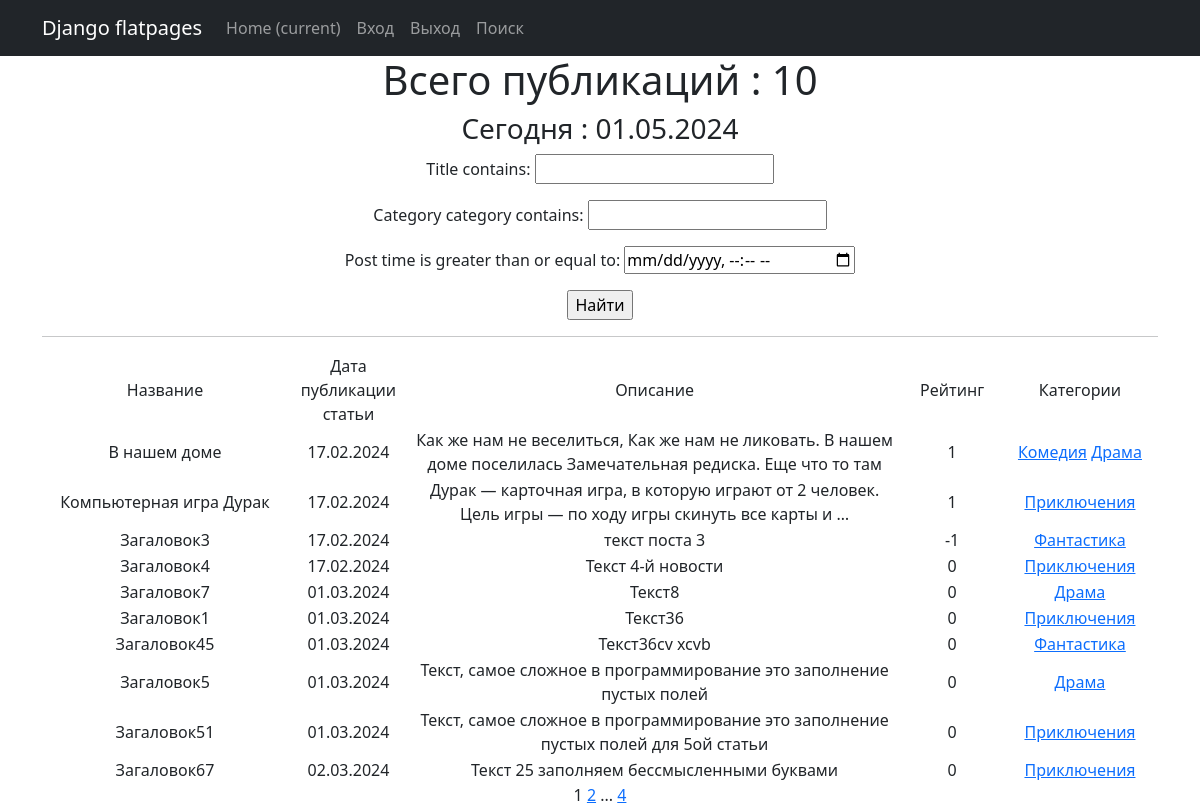
The app's page /news/search/ with its own data.
### news/models.py (models this page shows, shortened)
class Post(models.Model):  # Посты с связями один ко многим с авторами и многие с многим с жанрами
    art = 'AT'
    news = 'NS'
    POSITION = [
        (art, 'Статья'),
        (news, 'Новость'),
    ]
    author = models.ForeignKey(Author, on_delete=models.CASCADE, related_name='posts')
    post_type = models.CharField(max_length=2, choices=POSITION, default=art)
    post_time = models.DateTimeField(auto_now_add=True)
    category = models.ManyToManyField(Category, through='PostCategory')
    title = models.CharField(max_length=255, default='Загаловок')
    text = models.TextField(default='Текст')
    rating = models.IntegerField(default=0)

class Category(models.Model):  # Жанры
    category = models.CharField(max_length=255, unique=True)
    subscribers = models.ManyToManyField(User, related_name='categories', through='Subscriber')
    def __str__(self):
        return f'{self.category}'

### news/views.py (the view)
# urls.py: path('news/search/', MyViev.as_view(), name='post_list_fil'),
class MyViev(ListView):
    model = Post
    template_name = 'post_search.html'
    context_object_name = 'posts'
    paginate_by = 10
    def get_queryset(self):
        queryset = super().get_queryset()
        self.filterset = PostFilter(self.request.GET, queryset)
        return self.filterset.qs
    def get_context_data(self, **kwargs):
        context = super().get_context_data(**kwargs)
        context['time_now'] = datetime.utcnow()
        context['filterset'] = self.filterset
        return context

### news/templatetags/custom_tags.py (called while the page is built)
@register.simple_tag(takes_context=True)
def url_replace(context, **kwargs):
    d = context['request'].GET.copy()
    for k, v in kwargs.items():
        d[k] = v
    return d.urlencode()

### templates/post_search.html (shortened to what this page needs)
{% extends 'flatpages/default.html' %}
{% load custom_filters %}
{% load custom_tags %}
{% block content %}
   <h1>Всего публикаций : {{posts|length}}</h1>
   <h3>Сегодня : {{ time_now|date:'d.m.Y' }} </h3>
   <form action="" method="get">
       {{ filterset.form.as_p }}
       <input type="submit" value="Найти" />
   </form>
   <hr>
       {% if posts %}
       <table>
           <tr>
               <td width="400">Название</td>
               <td width="150">Дата публикации статьи</td>
               <td width="900">Описание</td>
               <td width="150">Рейтинг</td>
               <td width="200">Категории</td>
           </tr>
           {% for post in posts %}
           <tr>
               <td>{{ post.title }}</td>
               <td>{{ post.post_time|date:'d.m.Y' }}</td>
               <td>{{ post.text|truncatewords:20 }}</td>
               <td>{{ post.rating }}</td>
               <td>
                   {% for category in post.category.all %}
                          <a href="{% url 'category_list' category.id %}">{{ category }}</a>
                   {% endfor %}
               </td>
               <td>
                </td>
           </tr>
           {% endfor %}
        </table>
       {% else %}
       <h2>Новостей нет!</h2>
       {% endif %}
   {{ page_obj.number }}
   {% if page_obj.has_next %}
       <a href="?{% url_replace page=page_obj.next_page_number %}">{{ page_obj.next_page_number }}</a>
       {% if paginator.num_pages != page_obj.next_page_number %}
           ...
           <a href="?{% url_replace page=page_obj.paginator.num_pages %}">{{ page_obj.paginator.num_pages }}</a>
       {% endif %}
   {% endif %}
{% endblock content %}

### records on screen
Post: title "В нашем доме", post_time "17.02.2024", text "Как же нам не веселиться, Как же нам не ликовать. В нашем доме поселилась Замечательная редиска. Еще что то там", rating "1"
Category: category "Комедия"
Category: category "Драма"
Post: title "Компьютерная игра Дурак", post_time "17.02.2024", text "Дурак — карточная игра, в которую играют от 2 человек. Цель игры — по ходу игры скинуть все карты и …", rating "1"
Category: category "Приключения"
Post: title "Загаловок3", post_time "17.02.2024", text "текст поста 3", rating "-1"
Category: category "Фантастика"
Post: title "Загаловок4", post_time "17.02.2024", text "Текст 4-й новости", rating "0"
Post: title "Загаловок7", post_time "01.03.2024", text "Текст8", rating "0"
Post: title "Загаловок1", post_time "01.03.2024", text "Текст36", rating "0"
Post: title "Загаловок45", post_time "01.03.2024", text "Текст36cv xcvb", rating "0"
Post: title "Загаловок5", post_time "01.03.2024", text "Текст, самое сложное в программирование это заполнение пустых полей", rating "0"
Post: title "Загаловок51", post_time "01.03.2024", text "Текст, самое сложное в программирование это заполнение пустых полей для 5ой статьи", rating "0"
Post: title "Загаловок67", post_time "02.03.2024", text "Текст 25 заполняем бессмысленными буквами", rating "0"

### other values on screen
{{ posts|length }} "10"
{{ time_now|date:'d.m.Y' }} "01.05.2024"
{{ page_obj.number }} "1"
{{ page_obj.next_page_number }} "2"
{{ page_obj.paginator.num_pages }} "4"
